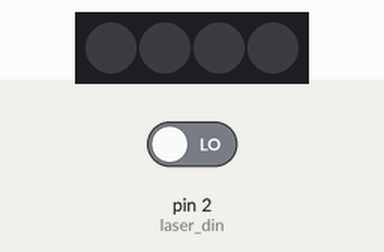
Simulated run of this sketch. Board: Arduino Uno, built with avr-gcc and run on an emulated ATmega328P. Shown: 4 RGB LEDs in strip order, left to right. The inputs (shaded band) are chosen by the test bench; at power-on: pin 2 (laser_din) LOW. Dim RGB values are drawn brighter than linear; what the sketch prints to the serial monitor is not drawn.

Above: at 2.8 s.
2.9 s: pin 2 (laser_din) driven HIGH
At 3.8 s:
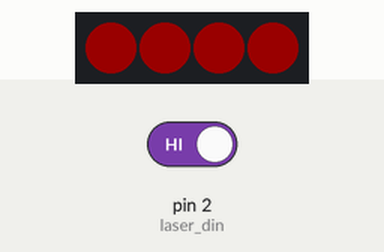
4.5 s: pin 2 (laser_din) driven LOW
At 5.4 s:
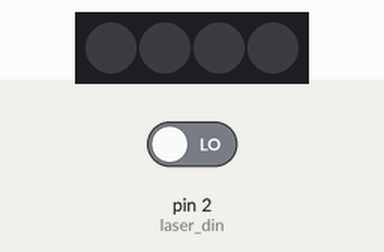
Timing chart, 0 to 14.5 s (numbered marks = the images above; inputs shaded):
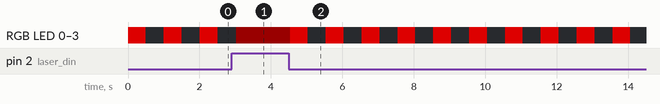

The sketch:

Laser_Sensor_NEOPIXEL_Cap.ino
```cpp
#include <Adafruit_NeoPixel.h>
#define PIN 6

int laser_din=2;
Adafruit_NeoPixel strip = Adafruit_NeoPixel(4, PIN, NEO_GRB + NEO_KHZ800);

void setup()
{
  Serial.begin(9600);
  pinMode(laser_din,INPUT);
  strip.begin(); //네오픽셀을 초기화하기 위해 모든LED를 off시킨다
  strip.show();
}

void colorWipe(uint32_t c, uint8_t wait) {
  for(uint16_t i=0; i<strip.numPixels(); i++) {
      strip.setPixelColor(i, c);
      strip.show();
      delay(wait);
  }
}

void loop()
{
  if(digitalRead(laser_din)==HIGH)
  {
    colorWipe(strip.Color(25, 0, 0), 0); //빨간색 출력
    Serial.println("상태 : 150m구간 내 차량 미인식 !");
  }
  else
  {
      colorWipe(strip.Color(150, 0, 0), 0); //빨간색 출력
    delay(500);
    colorWipe(strip.Color(0, 0, 0), 0); //빨간색 출력
    delay(500);
    Serial.println("상태 : 차량 150m 구간 접근!");
  }

}
```

Measured:
- after the input at 4.5 s, RGB LED 0–3: alternates RGB(150, 0, 0) for 0.50 s and off for 0.50 s, starting at once
